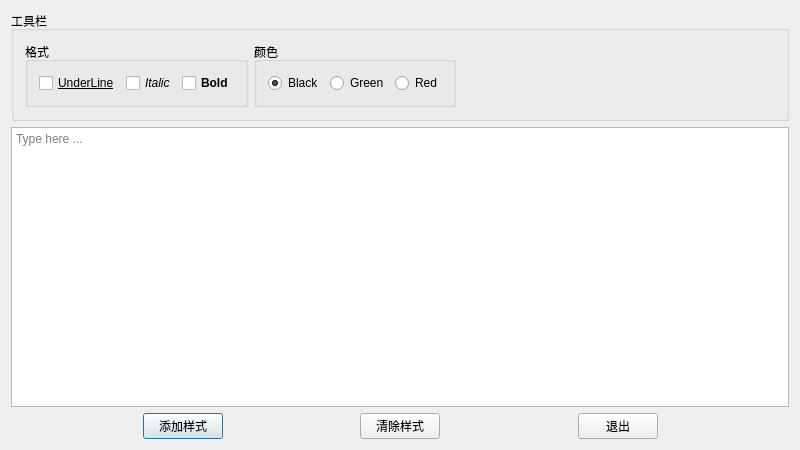
<?xml version="1.0" encoding="UTF-8"?>
<ui version="4.0">
 <class>Widget</class>
 <widget class="QWidget" name="Widget">
  <property name="geometry">
   <rect>
    <x>0</x>
    <y>0</y>
    <width>800</width>
    <height>450</height>
   </rect>
  </property>
  <property name="windowTitle">
   <string>Widget</string>
  </property>
  <layout class="QVBoxLayout" name="verticalLayout">
   <item>
    <widget class="QGroupBox" name="Tools_groupBox">
     <property name="title">
      <string>工具栏</string>
     </property>
     <layout class="QHBoxLayout" name="horizontalLayout_4">
      <item>
       <widget class="QGroupBox" name="Layout_groupBox">
        <property name="title">
         <string>格式</string>
        </property>
        <layout class="QHBoxLayout" name="horizontalLayout_3">
         <item>
          <widget class="QCheckBox" name="checkBox_UnderLine">
           <property name="font">
            <font>
             <underline>true</underline>
            </font>
           </property>
           <property name="text">
            <string>UnderLine</string>
           </property>
          </widget>
         </item>
         <item>
          <widget class="QCheckBox" name="checkBox_Italic">
           <property name="font">
            <font>
             <italic>true</italic>
            </font>
           </property>
           <property name="text">
            <string>Italic</string>
           </property>
          </widget>
         </item>
         <item>
          <widget class="QCheckBox" name="checkBox_Bold">
           <property name="font">
            <font>
             <weight>75</weight>
             <bold>true</bold>
            </font>
           </property>
           <property name="text">
            <string>Bold</string>
           </property>
          </widget>
         </item>
        </layout>
       </widget>
      </item>
      <item>
       <widget class="QGroupBox" name="Color_groupBox">
        <property name="title">
         <string>颜色</string>
        </property>
        <layout class="QHBoxLayout" name="horizontalLayout">
         <item>
          <widget class="QRadioButton" name="radioButton_Black">
           <property name="text">
            <string>Black</string>
           </property>
           <property name="checked">
            <bool>true</bool>
           </property>
          </widget>
         </item>
         <item>
          <widget class="QRadioButton" name="radioButton_Green">
           <property name="text">
            <string>Green</string>
           </property>
          </widget>
         </item>
         <item>
          <widget class="QRadioButton" name="radioButton_Red">
           <property name="text">
            <string>Red</string>
           </property>
          </widget>
         </item>
        </layout>
       </widget>
      </item>
      <item>
       <spacer name="Tool_Spacer">
        <property name="orientation">
         <enum>Qt::Horizontal</enum>
        </property>
        <property name="sizeHint" stdset="0">
         <size>
          <width>40</width>
          <height>20</height>
         </size>
        </property>
       </spacer>
      </item>
     </layout>
     <zorder>Layout_groupBox</zorder>
     <zorder>Color_groupBox</zorder>
     <zorder>Tool_Spacer</zorder>
    </widget>
   </item>
   <item>
    <widget class="QTextEdit" name="textEdit">
     <property name="tabletTracking">
      <bool>true</bool>
     </property>
     <property name="tabChangesFocus">
      <bool>true</bool>
     </property>
     <property name="html">
      <string>&lt;!DOCTYPE HTML PUBLIC &quot;-//W3C//DTD HTML 4.0//EN&quot; &quot;http://www.w3.org/TR/REC-html40/strict.dtd&quot;&gt;
&lt;html&gt;&lt;head&gt;&lt;meta name=&quot;qrichtext&quot; content=&quot;1&quot; /&gt;&lt;style type=&quot;text/css&quot;&gt;
p, li { white-space: pre-wrap; }
&lt;/style&gt;&lt;/head&gt;&lt;body style=&quot; font-family:'Ubuntu'; font-size:11pt; font-weight:400; font-style:normal;&quot;&gt;
&lt;p style=&quot;-qt-paragraph-type:empty; margin-top:0px; margin-bottom:0px; margin-left:0px; margin-right:0px; -qt-block-indent:0; text-indent:0px;&quot;&gt;&lt;br /&gt;&lt;/p&gt;&lt;/body&gt;&lt;/html&gt;</string>
     </property>
     <property name="placeholderText">
      <string>Type here ...</string>
     </property>
    </widget>
   </item>
   <item>
    <layout class="QHBoxLayout" name="Button_Layout">
     <item>
      <spacer name="horizontalSpacer">
       <property name="orientation">
        <enum>Qt::Horizontal</enum>
       </property>
       <property name="sizeHint" stdset="0">
        <size>
         <width>40</width>
         <height>20</height>
        </size>
       </property>
      </spacer>
     </item>
     <item>
      <widget class="QPushButton" name="pushButton_Ok">
       <property name="text">
        <string>添加样式</string>
       </property>
       <property name="autoDefault">
        <bool>false</bool>
       </property>
       <property name="default">
        <bool>true</bool>
       </property>
       <property name="flat">
        <bool>false</bool>
       </property>
      </widget>
     </item>
     <item>
      <spacer name="horizontalSpacer_2">
       <property name="orientation">
        <enum>Qt::Horizontal</enum>
       </property>
       <property name="sizeHint" stdset="0">
        <size>
         <width>40</width>
         <height>20</height>
        </size>
       </property>
      </spacer>
     </item>
     <item>
      <widget class="QPushButton" name="pushButton_Cancel">
       <property name="text">
        <string>清除样式</string>
       </property>
      </widget>
     </item>
     <item>
      <spacer name="horizontalSpacer_3">
       <property name="orientation">
        <enum>Qt::Horizontal</enum>
       </property>
       <property name="sizeHint" stdset="0">
        <size>
         <width>40</width>
         <height>20</height>
        </size>
       </property>
      </spacer>
     </item>
     <item>
      <widget class="QPushButton" name="pushButton_Exit">
       <property name="text">
        <string>退出</string>
       </property>
      </widget>
     </item>
     <item>
      <spacer name="horizontalSpacer_4">
       <property name="orientation">
        <enum>Qt::Horizontal</enum>
       </property>
       <property name="sizeHint" stdset="0">
        <size>
         <width>40</width>
         <height>20</height>
        </size>
       </property>
      </spacer>
     </item>
    </layout>
   </item>
  </layout>
 </widget>
 <layoutdefault spacing="6" margin="11"/>
 <resources/>
 <connections/>
</ui>
